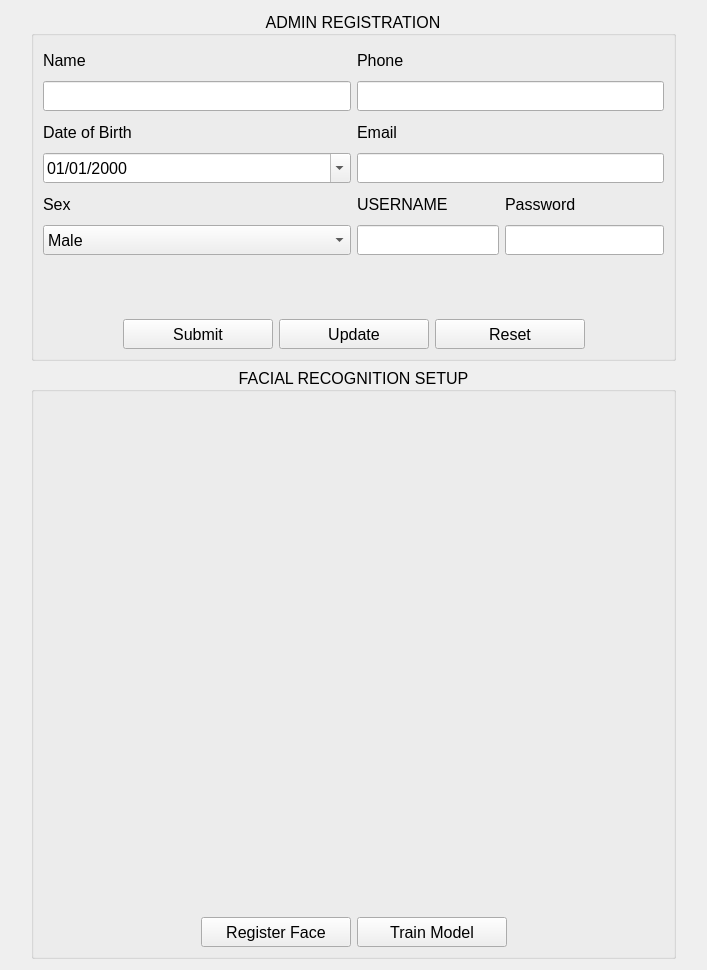
          <widget class="QWidget" name="scrollAreaWidgetContents">
           <property name="geometry">
            <rect>
             <x>0</x>
             <y>0</y>
             <width>707</width>
             <height>968</height>
            </rect>
           </property>
           <layout class="QGridLayout" name="gridLayout_3">
            <item row="1" column="1">
             <widget class="QGroupBox" name="groupBox_2">
              <property name="sizePolicy">
               <sizepolicy hsizetype="Expanding" vsizetype="Expanding">
                <horstretch>0</horstretch>
                <verstretch>0</verstretch>
               </sizepolicy>
              </property>
              <property name="minimumSize">
               <size>
                <width>640</width>
                <height>0</height>
               </size>
              </property>
              <property name="font">
               <font>
                <pointsize>12</pointsize>
               </font>
              </property>
              <property name="title">
               <string>FACIAL RECOGNITION SETUP</string>
              </property>
              <property name="alignment">
               <set>Qt::AlignCenter</set>
              </property>
              <property name="flat">
               <bool>true</bool>
              </property>
              <layout class="QGridLayout" name="gridLayout_4">
               <item row="0" column="1">
                <layout class="QVBoxLayout" name="verticalLayout_3">
                 <property name="bottomMargin">
                  <number>30</number>
                 </property>
                 <item>
                  <widget class="QLabel" name="video_capture_label">
                   <property name="sizePolicy">
                    <sizepolicy hsizetype="Expanding" vsizetype="Expanding">
                     <horstretch>0</horstretch>
                     <verstretch>0</verstretch>
                    </sizepolicy>
                   </property>
                   <property name="minimumSize">
                    <size>
                     <width>640</width>
                     <height>480</height>
                    </size>
                   </property>
                   <property name="maximumSize">
                    <size>
                     <width>640</width>
                     <height>480</height>
                    </size>
                   </property>
                   <property name="text">
                    <string/>
                   </property>
                   <property name="pixmap">
                    <pixmap>../icons/default_camera_view.jpg</pixmap>
                   </property>
                   <property name="scaledContents">
                    <bool>true</bool>
                   </property>
                  </widget>
                 </item>
                 <item>
                  <spacer name="verticalSpacer_2">
                   <property name="orientation">
                    <enum>Qt::Vertical</enum>
                   </property>
                   <property name="sizeHint" stdset="0">
                    <size>
                     <width>20</width>
                     <height>40</height>
                    </size>
                   </property>
                  </spacer>
                 </item>
                </layout>
               </item>
               <item row="1" column="1">
                <layout class="QHBoxLayout" name="horizontalLayout">
                 <item>
                  <spacer name="horizontalSpacer_5">
                   <property name="orientation">
                    <enum>Qt::Horizontal</enum>
                   </property>
                   <property name="sizeHint" stdset="0">
                    <size>
                     <width>40</width>
                     <height>20</height>
                    </size>
                   </property>
                  </spacer>
                 </item>
                 <item>
                  <widget class="QPushButton" name="register_face_btn">
                   <property name="minimumSize">
                    <size>
                     <width>150</width>
                     <height>30</height>
                    </size>
                   </property>
                   <property name="maximumSize">
                    <size>
                     <width>200</width>
                     <height>16777215</height>
                    </size>
                   </property>
                   <property name="text">
                    <string>Register Face</string>
                   </property>
                  </widget>
                 </item>
                 <item>
                  <widget class="QPushButton" name="train_model_btn">
                   <property name="minimumSize">
                    <size>
                     <width>150</width>
                     <height>30</height>
                    </size>
                   </property>
                   <property name="maximumSize">
                    <size>
                     <width>200</width>
                     <height>16777215</height>
                    </size>
                   </property>
                   <property name="text">
                    <string>Train Model</string>
                   </property>
                  </widget>
                 </item>
                 <item>
                  <spacer name="horizontalSpacer_6">
                   <property name="orientation">
                    <enum>Qt::Horizontal</enum>
                   </property>
                   <property name="sizeHint" stdset="0">
                    <size>
                     <width>40</width>
                     <height>20</height>
                    </size>
                   </property>
                  </spacer>
                 </item>
                </layout>
               </item>
              </layout>
             </widget>
            </item>
            <item row="0" column="0" rowspan="2">
             <layout class="QVBoxLayout" name="verticalLayout_4">
              <item>
               <spacer name="horizontalSpacer_3">
                <property name="orientation">
                 <enum>Qt::Horizontal</enum>
                </property>
                <property name="sizeHint" stdset="0">
                 <size>
                  <width>40</width>
                  <height>20</height>
                 </size>
                </property>
               </spacer>
              </item>
             </layout>
            </item>
            <item row="0" column="1">
             <widget class="QGroupBox" name="groupBox">
              <property name="minimumSize">
               <size>
                <width>640</width>
                <height>350</height>
               </size>
              </property>
              <property name="font">
               <font>
                <pointsize>12</pointsize>
               </font>
              </property>
              <property name="title">
               <string>ADMIN REGISTRATION</string>
              </property>
              <property name="alignment">
               <set>Qt::AlignCenter</set>
              </property>
              <property name="flat">
               <bool>true</bool>
              </property>
              <layout class="QGridLayout" name="gridLayout_2">
               <item row="1" column="0" colspan="2">
                <layout class="QHBoxLayout" name="horizontalLayout_2">
                 <item>
                  <spacer name="horizontalSpacer">
                   <property name="orientation">
                    <enum>Qt::Horizontal</enum>
                   </property>
                   <property name="sizeHint" stdset="0">
                    <size>
                     <width>40</width>
                     <height>20</height>
                    </size>
                   </property>
                  </spacer>
                 </item>
                 <item>
                  <widget class="QPushButton" name="admin_submit_btn">
                   <property name="minimumSize">
                    <size>
                     <width>150</width>
                     <height>30</height>
                    </size>
                   </property>
                   <property name="text">
                    <string>Submit</string>
                   </property>
                  </widget>
                 </item>
                 <item>
                  <widget class="QPushButton" name="admin_update_btn">
                   <property name="minimumSize">
                    <size>
                     <width>150</width>
                     <height>30</height>
                    </size>
                   </property>
                   <property name="text">
                    <string>Update</string>
                   </property>
                  </widget>
                 </item>
                 <item>
                  <widget class="QPushButton" name="admin_reset_button">
                   <property name="minimumSize">
                    <size>
                     <width>150</width>
                     <height>30</height>
                    </size>
                   </property>
                   <property name="text">
                    <string>Reset</string>
                   </property>
                  </widget>
                 </item>
                 <item>
                  <spacer name="horizontalSpacer_2">
                   <property name="orientation">
                    <enum>Qt::Horizontal</enum>
                   </property>
                   <property name="sizeHint" stdset="0">
                    <size>
                     <width>40</width>
                     <height>20</height>
                    </size>
                   </property>
                  </spacer>
                 </item>
                </layout>
               </item>
               <item row="0" column="1">
                <layout class="QFormLayout" name="formLayout_3">
                 <property name="rightMargin">
                  <number>0</number>
                 </property>
                 <item row="0" column="0" colspan="2">
                  <widget class="QLabel" name="admin_phone_label">
                   <property name="minimumSize">
                    <size>
                     <width>0</width>
                     <height>30</height>
                    </size>
                   </property>
                   <property name="text">
                    <string>Phone</string>
                   </property>
                  </widget>
                 </item>
                 <item row="1" column="0" colspan="2">
                  <widget class="QLineEdit" name="admin_phone_lineedit">
                   <property name="minimumSize">
                    <size>
                     <width>0</width>
                     <height>30</height>
                    </size>
                   </property>
                  </widget>
                 </item>
                 <item row="3" column="0" colspan="2">
                  <widget class="QLineEdit" name="admin_email_lineedit">
                   <property name="minimumSize">
                    <size>
                     <width>0</width>
                     <height>30</height>
                    </size>
                   </property>
                  </widget>
                 </item>
                 <item row="2" column="0" colspan="2">
                  <widget class="QLabel" name="admin_email_label">
                   <property name="minimumSize">
                    <size>
                     <width>0</width>
                     <height>30</height>
                    </size>
                   </property>
                   <property name="text">
                    <string>Email</string>
                   </property>
                  </widget>
                 </item>
                 <item row="5" column="0">
                  <widget class="QLineEdit" name="admin_username_lineedit">
                   <property name="minimumSize">
                    <size>
                     <width>0</width>
                     <height>30</height>
                    </size>
                   </property>
                  </widget>
                 </item>
                 <item row="4" column="0">
                  <widget class="QLabel" name="admin_id_label">
                   <property name="minimumSize">
                    <size>
                     <width>0</width>
                     <height>30</height>
                    </size>
                   </property>
                   <property name="text">
                    <string>USERNAME</string>
                   </property>
                  </widget>
                 </item>
                 <item row="4" column="1">
                  <widget class="QLabel" name="admin_password_label">
                   <property name="minimumSize">
                    <size>
                     <width>0</width>
                     <height>30</height>
                    </size>
                   </property>
                   <property name="text">
                    <string>Password</string>
                   </property>
                  </widget>
                 </item>
                 <item row="5" column="1">
                  <widget class="QLineEdit" name="admin_password_lineedit">
                   <property name="minimumSize">
                    <size>
                     <width>0</width>
                     <height>30</height>
                    </size>
                   </property>
                   <property name="echoMode">
                    <enum>QLineEdit::Password</enum>
                   </property>
                  </widget>
                 </item>
                </layout>
               </item>
               <item row="0" column="0">
                <layout class="QFormLayout" name="formLayout_2">
                 <item row="1" column="0" colspan="2">
                  <widget class="QLineEdit" name="admin_name_lineedit">
                   <property name="minimumSize">
                    <size>
                     <width>0</width>
                     <height>30</height>
                    </size>
                   </property>
                  </widget>
                 </item>
                 <item row="3" column="0" colspan="2">
                  <widget class="QDateEdit" name="admin_dob_datewidget">
                   <property name="minimumSize">
                    <size>
                     <width>0</width>
                     <height>30</height>
                    </size>
                   </property>
                   <property name="buttonSymbols">
                    <enum>QAbstractSpinBox::PlusMinus</enum>
                   </property>
                   <property name="displayFormat">
                    <string>dd/MM/yyyy</string>
                   </property>
                   <property name="calendarPopup">
                    <bool>true</bool>
                   </property>
                  </widget>
                 </item>
                 <item row="0" column="0" colspan="2">
                  <widget class="QLabel" name="admin_name_label">
                   <property name="minimumSize">
                    <size>
                     <width>0</width>
                     <height>30</height>
                    </size>
                   </property>
                   <property name="text">
                    <string>Name</string>
                   </property>
                  </widget>
                 </item>
                 <item row="2" column="0" colspan="2">
                  <widget class="QLabel" name="admin_dob_label">
                   <property name="minimumSize">
                    <size>
                     <width>0</width>
                     <height>30</height>
                    </size>
                   </property>
                   <property name="text">
                    <string>Date of Birth</string>
                   </property>
                  </widget>
                 </item>
                 <item row="5" column="0" colspan="2">
                  <widget class="QComboBox" name="admin_sex_combobox">
                   <property name="minimumSize">
                    <size>
                     <width>0</width>
                     <height>30</height>
                    </size>
                   </property>
                   <item>
                    <property name="text">
                     <string>Male</string>
                    </property>
                   </item>
                   <item>
                    <property name="text">
                     <string>Female</string>
                    </property>
                   </item>
                  </widget>
                 </item>
                 <item row="4" column="0" colspan="2">
                  <widget class="QLabel" name="admin_sex_label">
                   <property name="minimumSize">
                    <size>
                     <width>0</width>
                     <height>30</height>
                    </size>
                   </property>
                   <property name="text">
                    <string>Sex</string>
                   </property>
                  </widget>
                 </item>
                </layout>
               </item>
              </layout>
             </widget>
            </item>
            <item row="0" column="2" rowspan="2">
             <layout class="QVBoxLayout" name="verticalLayout_5">
              <property name="rightMargin">
               <number>0</number>
              </property>
              <item>
               <spacer name="horizontalSpacer_4">
                <property name="orientation">
                 <enum>Qt::Horizontal</enum>
                </property>
                <property name="sizeHint" stdset="0">
                 <size>
                  <width>40</width>
                  <height>20</height>
                 </size>
                </property>
               </spacer>
              </item>
             </layout>
            </item>
           </layout>
          </widget>
